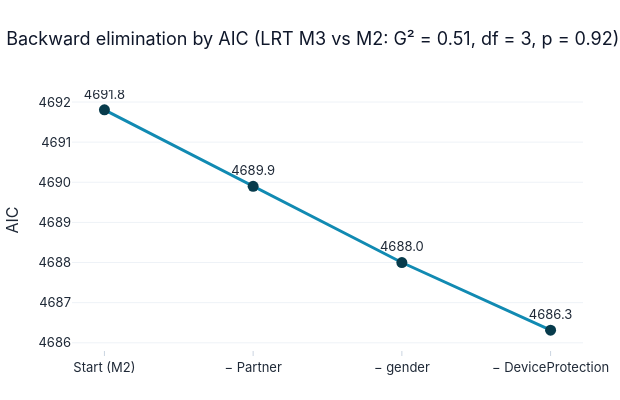

The cell this chart's notebook holds for it:
### Code cell
# --- Graph 5: AIC path of backward elimination ---
fig = go.Figure(go.Scatter(x=aic_path["step"], y=aic_path["AIC"], mode="lines+markers+text",
                           text=[f"{a:.1f}" for a in aic_path["AIC"]], textposition="top center",
                           line=dict(color=PAL["stay"], width=3), marker=dict(size=11, color=PAL["dark"])))
fig.update_layout(title=f"Backward elimination by AIC (LRT M3 vs M2: G² = {g2:.2f}, df = {d}, p = {p:.2f})",
                  yaxis_title="AIC", height=400, width=620)
fig.show()

### Figure 1 — Plotly figure (JSON) as saved in the notebook; plotly's stock layout.template omitted (floating-point values rounded to 4 significant figures)
{"data": [{"line": {"color": "#118AB2", "width": 3}, "marker": {"color": "#073B4C", "size": 11}, "mode": "lines+markers+text", "text": ["4691.8", "4689.9", "4688.0", "4686.3"], "textposition": "top center", "type": "scatter", "x": ["Start (M2)", "− Partner", "− gender", "− DeviceProtection"], "y": [4692.0, 4690.0, 4688.0, 4686.0]}], "layout": {"height": 400, "title": {"text": "Backward elimination by AIC (LRT M3 vs M2: G² = 0.51, df = 3, p = 0.92)"}, "width": 620, "yaxis": {"title": {"text": "AIC"}}}}
